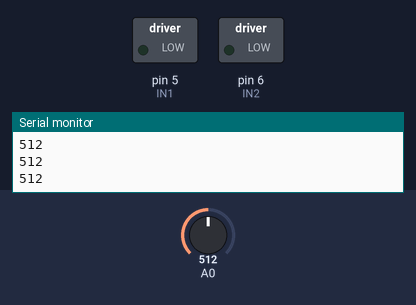
Bench run of a sketch on a simulated Arduino Uno, built with avr-gcc and run on an emulated ATmega328P. Parts: switched loads named in the sketch (green lamp = pin HIGH), the last lines printed to the serial monitor. Inputs (shaded band) come from the test bench; at power-on: A0 = 512.

Above: at 1.2 s.
1.3 s: A0 set to 716
At 1.9 s:
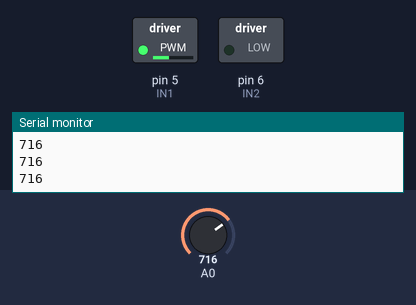
2.8 s: A0 set to 900
At 3.7 s:
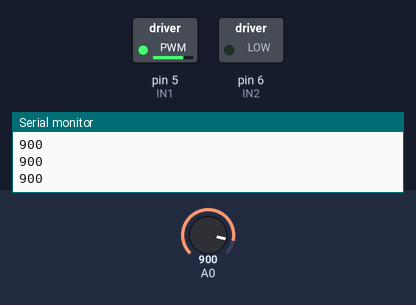
4.3 s: A0 set to 511
At 5.5 s:
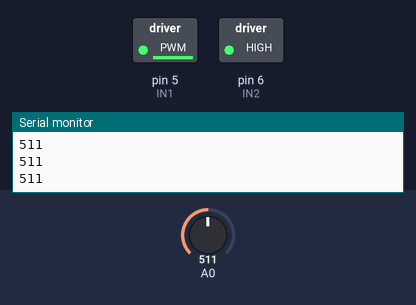
5.8 s: A0 set to 306
At 6.2 s:
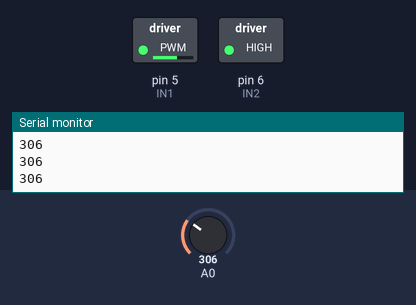
7.3 s: A0 set to 122
At 8.1 s:
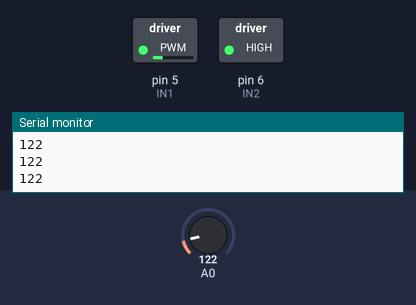
8.8 s: A0 set to 0
At 9.9 s:
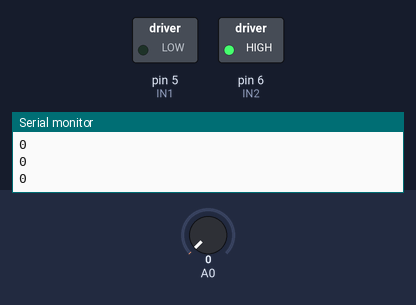
Timing chart, 0 to 11.3 s (numbered marks = the images above; inputs shaded):
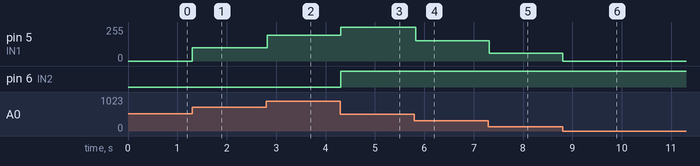

Measured:
- after the input at 1.3 s, pin 5 (IN1): 0/255 → 101/255 at once
- after the input at 2.8 s, pin 5 (IN1): 101/255 → 193/255 at once
- after the input at 4.3 s, pin 5 (IN1): 193/255 → 254/255 at once; pin 6 (IN2): LOW → HIGH at once
- after the input at 5.8 s, pin 5 (IN1): 254/255 → 152/255 at once
- after the input at 7.3 s, pin 5 (IN1): 152/255 → 60/255 at once
- after the input at 8.8 s, pin 5 (IN1): 60/255 → 0/255 at once

The sketch:

motorDC_Reversa.ino
```cpp
int IN1 = 5;  // Control de velocidad
int IN2 = 6;  // Motor


void setup()
{
    Serial.begin (9600);
    pinMode(IN2, OUTPUT);
}

void loop()
{
    int potentiometerVal = analogRead(A0);
    Serial.println(potentiometerVal);
    activa_motor(potentiometerVal);
}

void activa_motor(int potValue)
{
    if (potValue < 512) {
      int mappedVal = map(potValue,0,512,0,255);
      // Adelante
      digitalWrite(IN2,HIGH);
      analogWrite(IN1, mappedVal);   //Control de velocidad PWM
      delay(30);
   }
   else {
      // Reversa
      int mappedVal = map(potValue-512,0,512,0,255);
      digitalWrite(IN2,LOW);
      analogWrite(IN1, mappedVal);   //Control de velocidad PWM
      delay(30);
   }
}
```
